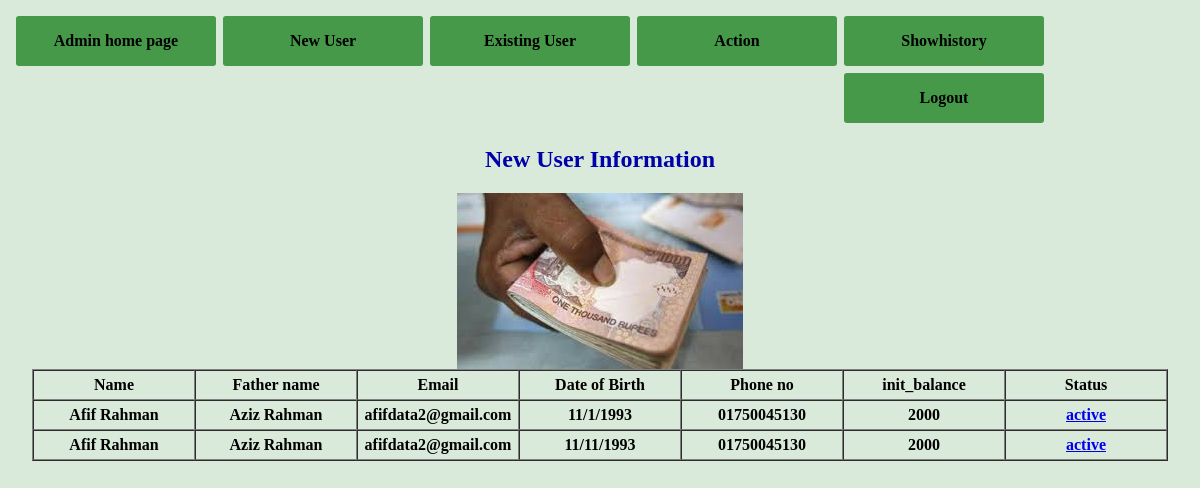
The app's page /New_User.php with its own data.
### tables this page shows
CREATE TABLE `information` (
  `Name` varchar(20) NOT NULL,
  `FatherName` varchar(20) NOT NULL,
  `Email` varchar(70) NOT NULL,
  `DOB` varchar(10) NOT NULL,
  `Phone` varchar(11) NOT NULL,
  `Balance` int(100) NOT NULL,
  `ID` int(10) NOT NULL,
  `password` varchar(20) NOT NULL,
  `status` int(5) NOT NULL DEFAULT '0'
);

### New_User.php (the view, shortened to what this page needs)
<html>
	<head>
	</head>
	<body>
	<table>
				<tr class=tr1 >
		         <th colspan="2" width="200"  ><a href="Admin_Homepage.html">Admin home page</a></th>
				 <th colspan="2" width="200" ><a href="New_User.php">New User</a></th>
				 <th colspan="2" width="200" ><a href="Existing_User.php">Existing User</a></th>
				 <th colspan="2" width="200">
					<div class=div1 >
						<a>Action</a>
					</div>
				</th>
				 <th width="200" colspan="2"><a href="Showhistory.php">Showhistory</a></th>
				 <th width="200"><a href="Logout.php">Logout</a></th>
				</tr>
		</table>
	   <center>
			<p><h2><font color="#0000AA">New User Information</font></h2></p>
			<img src="money.jpg" alt="a image of money transition"><br/>
		<table border="1" cellpadding="5" cellspacing="0">
				<tr>
		         <th colspan="2" width="150"  >Name</th>
				 <th colspan="2" width="150" >Father name</th>
				 <th colspan="2" width="150">Email</th>
				 <th colspan="2" width="150">Date of Birth</th>
				 <th colspan="2" width="150">Phone no</th>
				<th colspan="2" width="150">init_balance</th>
				 <th colspan="2" width="150">Status</th>
				</tr>
	<?php
			$query="SELECT * FROM information WHERE status='0'";
			$con=mysqli_connect("localhost","root","","bank_project") or die("cannot connect");
			$result=mysqli_query($con,$query);
			while($row=mysqli_fetch_assoc($result))
			{
				echo "<tr>
		         <th colspan='2' width='150'  >$row[Name]</th>
				 <th colspan='2' width='150' >$row[FatherName]</th>
				 <th colspan='2' width='150'>$row[Email]</th>
				 <th colspan='2' width='150'>$row[DOB]</th>
				 <th colspan='2' width='150'>$row[Phone]</th>
				<th colspan='2' width='150'>$row[Balance]</th>
				<th ><a href='active.php ? id=$row[ID]'>active</a></th>
				</tr>";
			}
	?>
		</table>
				</body>
		</html>

### New_User.php (style rules this page uses)
body { background-color: #daeada; }
.tr1 th { display:block; float:left; margin-left:5px; line-height:50px; border-radius:3px; }
.tr1 th a { display:block; background-color:#459949; width:100%; border-radius:3px; margin-top:5px; color:black; text-decoration:none; }
.div1 { height:58px; overflow:hidden; }

### records on screen
information: Name "Afif Rahman", FatherName "Aziz Rahman", Email "afifdata2@gmail.com", DOB "11/1/1993", Phone "01750045130", Balance "2000"
information: Name "Afif Rahman", FatherName "Aziz Rahman", Email "afifdata2@gmail.com", DOB "11/11/1993", Phone "01750045130", Balance "2000"
